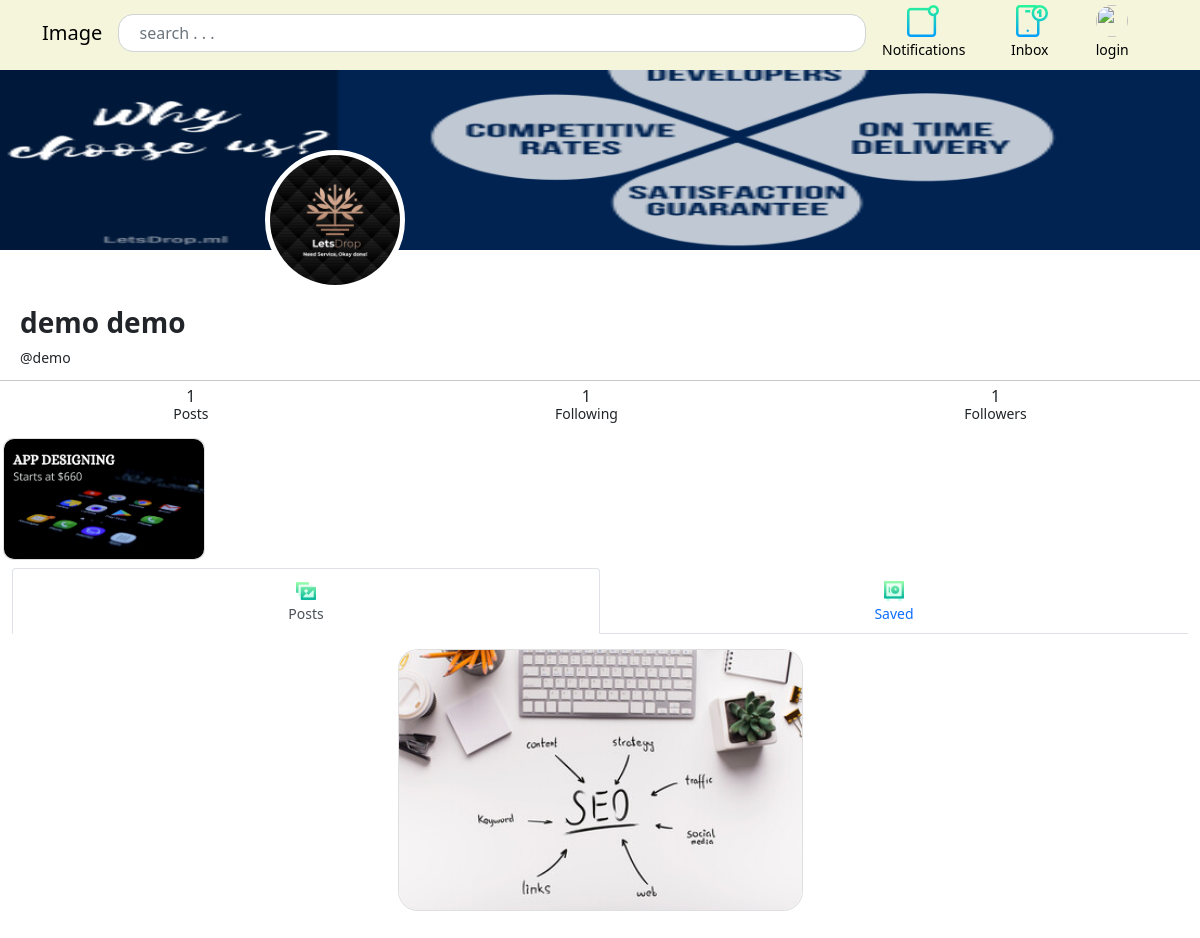
/demo/, run on the app's committed database.
### authy/models.py (models this page shows, shortened)
class Profile(models.Model):
	user = models.OneToOneField(User, on_delete=models.CASCADE, related_name='profile')
	first_name = models.CharField(max_length=50, null=True, blank=True)
	last_name = models.CharField(max_length=50, null=True, blank=True)
	location = models.CharField(max_length=50, null=True, blank=True)
	url = models.CharField(max_length=80, null=True, blank=True)
	profile_info = models.TextField(max_length=150, null=True, blank=True)
	created = models.DateField(auto_now_add=True)
	favorites = models.ManyToManyField(Post)
	picture = models.ImageField(upload_to=user_directory_path, blank=True, null=True, verbose_name='Picture')
	background = models.ImageField(upload_to=user_bg__directory_path, blank=True, null=True, verbose_name='Background')

class achivement(models.Model):
	id = models.BigAutoField(primary_key=True)
	user = models.ForeignKey(User, on_delete=models.CASCADE, related_name='achievement')
	image = models.ImageField(upload_to='achievement/', blank=True, null=True, verbose_name='Image')

### post/models.py (models this page shows, shortened)
class Post(models.Model):
	id = models.UUIDField(primary_key=True, default=uuid.uuid4, editable=False)
	content =  models.ManyToManyField(PostFileContent, related_name='contents')
	caption = models.TextField(max_length=1500, verbose_name='Caption')
	posted = models.DateTimeField(auto_now_add=True)
	tags = models.ManyToManyField(Tag, related_name='tags')
	user = models.ForeignKey(User, on_delete=models.CASCADE)
	likes = models.IntegerField(default=0)
	def get_absolute_url(self):
		return reverse('postdetails', args=[str(self.id)])

class PostFileContent(models.Model):
	user = models.ForeignKey(User, on_delete=models.CASCADE, related_name='content_owner')
	file = models.FileField(upload_to=user_directory_path)

### authy/views.py (the view)
# urls.py: path('<username>/', UserProfile, name='profile'),
def UserProfile(request, username):
	user = get_object_or_404(User, username=username)
	profile = Profile.objects.get(user=user)
	url_name = resolve(request.path).url_name
	achivements = achivement.objects.filter(user=user).all()
	if url_name == 'profile':
		posts = Post.objects.filter(user=user).order_by('-posted')
	else:
		posts = profile.favorites.all()
	posts_count = Post.objects.filter(user=user).count()
	following_user = Follow.objects.filter(follower=user).all()
	followers_user = Follow.objects.filter(following=user).all()
	following_count = Follow.objects.filter(follower=user).count()
	followers_count = Follow.objects.filter(following=user).count()
	if Follow.objects.filter(following=user).exists():
		follow_status = True
	else:
		follow_status = False
	postss = profile.favorites.all()
	paginator = Paginator(posts, 8)
	page_number = request.GET.get('page')
	posts_paginator = paginator.get_page(page_number)
	template = loader.get_template('profile.html')
	context = {
		'posts': posts_paginator,
		'postss':postss,
		'profile':profile,
		'posts_count':posts_count,
		'follow_status':follow_status,
		'url_name':url_name,
		'following_user':following_user,
		'followers_user':followers_user,
		'following_count':following_count,
		'followers_count':followers_count,
		'achivements':achivements,
	}
	return HttpResponse(template.render(context, request))

### direct/views.py (called while the page is built)
def checkDirects(request):
	directs_count = 0
	if request.user.is_authenticated:
		directs_count = Message.objects.filter(user=request.user, is_read=False).count()
	return {'directs_count':directs_count}

### notifications/views.py (called while the page is built)
def CountNotifications(request):
	count_notifications = 0
	if request.user.is_authenticated:
		count_notifications = Notification.objects.filter(user=request.user, is_seen=False).count()
	return {'count_notifications':count_notifications}

### instagram_clone/templates/profile.html (shortened to what this page needs)
{% load static %}
<!DOCTYPE html>
<html>
  <head>
    <link
      rel="stylesheet"
      href="https://cdn.jsdelivr.net/npm/bootstrap@5.1.1/dist/css/bootstrap.min.css"
    />
    <link href="https://cdn.jsdelivr.net/npm/bootstrap@5.0.0-beta1/dist/css/bootstrap.min.css" rel="stylesheet">
  </head>
  <body>
    <nav
      class="navbar navbar-expand-lg navbar-dark"
      id="navvvvvv"
      style="
        position: fixed;
        background-color: beige;
        height: 75px;
        margin-top: -5px;
        top: 0;
        left: 0;
        right: 0;
        z-index: 1098;
      "
    >
      <div
        class="container"
        style="
          display: flex;
          -ms-flex-wrap: wrap;
          flex-wrap: nowrap;
          -ms-flex-align: center;
          align-items: center;
          -ms-flex-pack: justify;
          justify-content: space-between;
          flex-direction: row;
          align-content: center;
        "
      >
        <a class="navbar-brand" style="color: black" href="{% url 'index' %}"
          >Image</a
        >
        <a style="text-decoration:none; width:100%;" href="{% url 'search' %}">
        <form
          class="form-inline"
          style="width: 100%; margin: auto"
        >
          <div class="input-group">
            <input
              name="q"
              type="text"
              value="{{ request.GET.q }}"
              style="border-radius: 15px; width: 100%; margin: auto"
              class="form-control"
              placeholder="  search . . ."
            />
          </div>
        </form>
        </a>
        <a
          href="{% url 'show-notifications' %}"
          class="nav-link"
          style="color: black"
        >
          <img
            style="padding-left: 25px"
            class=""
            src="../../../../static/img/notifications.png"
          />
          <small>Notifications</small>
        </a>
        <a href="{% url 'inbox' %}" class="nav-link" style="color: black">
          <img
            style="padding-left: 5px"
            class=""
            src="../../../../../static/img/inbox.png"
          />
          <small>Inbox</small>
        </a>
      {% if user.is_authenticated %}
      <a href="{% url 'profile' request.user %}" class="nav-link " style="color:black;">
        {% if request.user.profile.picture %}
        <img style="height:32px; width:32px; border-radius:50px; margin-left:5px;" class="" src="{{ request.user.profile.picture.url }}">
        <small>{{ request.user.profile.first_name }}</small>
        {% else %}
        <img style="height:32px; width:32px; border-radius:50px;  " class="" src="https://bulma.io/images/placeholders/256x256.png">
        <small>{{ request.user.username }}</small>
        {% endif %}</a>
        {% else %}
        <a href="{% url 'login' %}" class="nav-link " style="color:black;">
        <img style="height:32px; width:32px; border-radius:50px;  " class="" src="https://bulma.io/images/placeholders/256x256.png">
        <small>login</small>
        </a>
        {% endif %}
      </div>
    </nav>
<section class="" style="">
  {% if profile.background %}
  <img  id="background" style="width:100%; height:250px; padding-top:20px;
    " class="text-center" src="{{ profile.background.url }}">
          {% else %}
    <img id="background" style="width:100%; height:250px;" class="" src="https://bulma.io/images/placeholders/256x256.png">
        {% endif %}
  <div class="" style="display: inline-flex;
    flex-wrap: nowrap;
    flex-direction: row;
    align-content: center;
    justify-content: space-around;
    align-items: center; width:100%">
      <figure class="">
        {% if profile.picture %}
          <img class="card" id="profile" style="height:140px; width:140px; border-radius:70px; margin-top:-100px;    border-color: white;border-width: 5px;" class="" src="{{ profile.picture.url }}">
        {% else %}
          <img class="card" id="profile" style="height:140px; width:140px; border-radius:70px;margin-top:-100px; border-color: white;border-width: 5px;" class="" src="https://bulma.io/images/placeholders/256x256.png">
        {% endif %}
      </figure>
 </div>
  <h3 style="font-weight: bold; padding-left:20px;" id="name" class="title">{% if profile.first_name %}{{ profile.first_name }} {{ profile.last_name }} {% endif %}</h3>
  <h6 style="padding-left:20px;margin-bottom:-5px;" class="" id="name1"><small>@{{ profile.user }}</small></h6>
 <p class="subtitle is-5" style="padding-left:20px; margin-bottom:-3px; padding-top:5px;">{% if profile.profile_info %}{{ profile.profile_info }}{% endif %}</p>
<div style="
">
<hr style="margin-bottom:-1px;">
<div class="" style="display: inline-flex; margin-bottom:-25px;padding-top:4px;
    flex-wrap: nowrap;
    flex-direction: row;
    align-content: center;
    justify-content: space-around;
    align-items: center; width:100%;">
  <div class="level-item text-center">
    <div>
    <p style="margin-bottom:-5px;" class="title">{{ posts_count }}</p>
      <small><p class="heading">Posts</p></small>
    </div>
  </div>
  <div class="level-item text-center">
    <div>
    <p style="margin-bottom:-5px;" data-toggle="modal"
            data-target="#myModal" class="title">{{ following_count }}</p>
      <small><p class="heading">Following</p></small>
    </div>
  </div>
  <div class="level-item text-center">
    <div>
    <p style="margin-bottom:-5px;" data-toggle="modal"
            data-target="#myModal1" class="title">{{ followers_count }}</p>
      <small ><p class="heading">Followers</p></small>
    </div>
  </div>
</div>
</div>
</section>
<div style="margin-top:20px;
    display: flex;
    flex-wrap: nowrap;
    flex-direction: row;
    align-content: center;
    align-items: center;">
<div class="card" style="    border-radius: 10px;
    overflow-x: scroll;border-color: white;
    display: inline-flex;
    flex-direction: row;
    flex-wrap: nowrap;
    align-content: center;
    justify-content: flex-start;
    align-items: center;">
{% if achivements %}
{% for achivement in achivements %}
<div style="border-radius:10px;">
<div class="card" style="border-radius:10px; margin:2px;">
  <img    style="height:120px;width:200px;border-radius:10px;
    " class="text-center" src="{{ achivement.image.url }}">
    </div>
    </div>
  {% endfor %}
{% else %}
   {% if user.is_authenticated and user == profile.user %}
<h3 style="margin-left:10px !important;"> Add your achivements....</h3>
{% endif %}
{% endif %}
 </div>
  </div>
    <div
      class="container-fluid"
      style="padding-top: 5px; padding-bottom: 85px"
    >
    <div class="">
        <ul class="nav nav-tabs nav-justified">
            <li class="nav-item">
                <a class="nav-link active" data-bs-toggle="tab" href="#posttt">
                   <img  style="height:20px; " class="" src="../../../../../static/img/gallery.png"><br><small>Posts</small></a>
            </li>
            <li class="nav-item">
                <a class="nav-link" data-bs-toggle="tab" href="#profileee">
                   <img  style=" height:20px; " class="" src="../../../../../static/img/save-time.png"><br><small>Saved</small></a>
            </li>
        </ul>
        <div class="tab-content">
            <div class="tab-pane active" id="posttt">
                <div class="row" style="padding-top:15px;">
      <div class="column" style=" display: inline-flex;
      justify-content: space-evenly;
      align-items: stretch;
      flex-wrap: wrap;
      flex-direction: row;">
       {% for post in posts %}
   {% if post.content.first.file.name|slice:"-4:" == 'jpeg' or post.content.first.file.name|slice:"-3:" == 'png' or post.content.first.file.name|slice:"-3:" == 'jpg' %}
    <figure id="img" class="card" style="border-radius:20px;">
      <a href="{{ post.get_absolute_url }}">
        <img id="img" style="border-radius:20px; height:260px; "  src="{{ post.content.first.file.url }}" alt="Placeholder image">
      </a>
    </figure>
  {% endif %}
    {% empty %}
      <h3 class="text-center">You do not have any post!</h3>
    {% endfor %}
</div>
      </div>
            </div>
        </div>
    </div>
</div>
</body>
</html>

### data on the page
Profile: background (picture), picture (placeholder picture), first_name "demo", last_name "demo", user "demo"
achivement: image (picture)
Post: content.first.file (picture)

### other printed values
{{ posts_count }} "1"
{{ following_count }} "1"
{{ followers_count }} "1"
